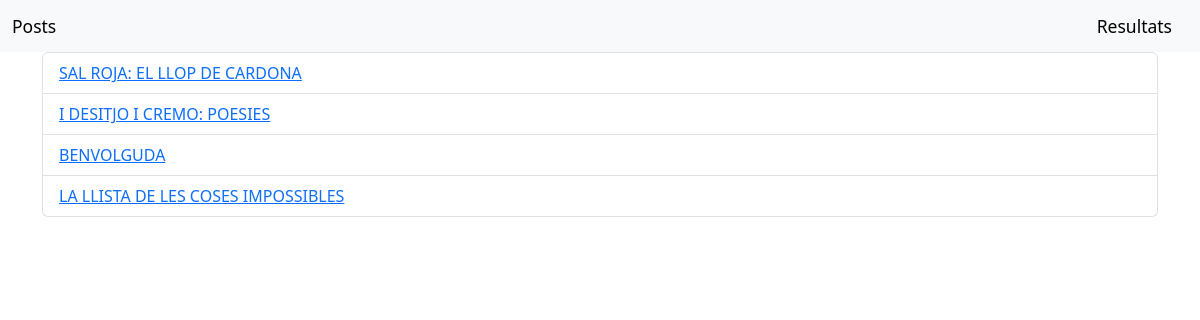
/posts/, run on the app's committed database.
### posts/models.py (models this page shows, shortened)
class Post(models.Model):
    title=models.CharField(max_length=200)
    content=models.CharField(max_length=1000)
    pub_date = models.DateTimeField('date published')

### posts/views.py (the view)
# urls.py: path('', views.IndexView.as_view(), name='index'),
class IndexView(generic.ListView):
    template_name = 'views/index.html'
    context_object_name = 'latest_posts_list'
    def get_queryset(self):
        return Post.objects.order_by('-pub_date')[:5]

### posts/templates/views/index.html
{% load bootstrap5 %}
{%  bootstrap_css %}
<nav class="navbar navbar-light bg-light">
    <div class="container-fluid">
      <a class="navbar-brand" href="/posts"> <small>Posts</small></a>
      <a class="navbar-brand" href="/posts/results"> <small>Resultats</small></a>
    </div>
</nav>
<div class="container">
    {% if  latest_posts_list %}
        <ul class="list-group">
        {% for post in latest_posts_list %}
            <li  class="list-group-item"><a href="{% url 'detail' post.id %}">{{ post.title }}</a></li>
        {% endfor %}
        </ul>
    {% else %}
        <p>No posts are available.</p>
    {% endif %}
</div>

### data on the page
Post: title "SAL ROJA: EL LLOP DE CARDONA"
Post: title "I DESITJO I CREMO: POESIES"
Post: title "BENVOLGUDA"
Post: title "LA LLISTA DE LES COSES IMPOSSIBLES"
